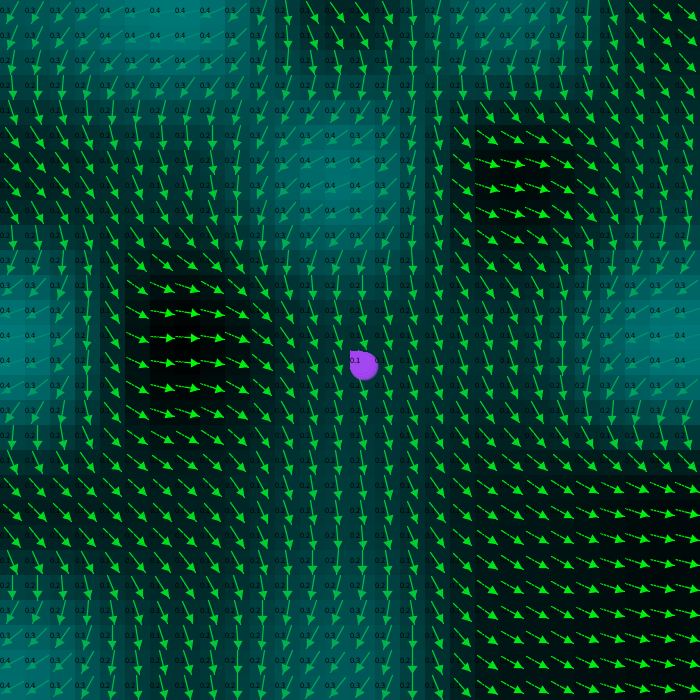
Frame 1 (no input)
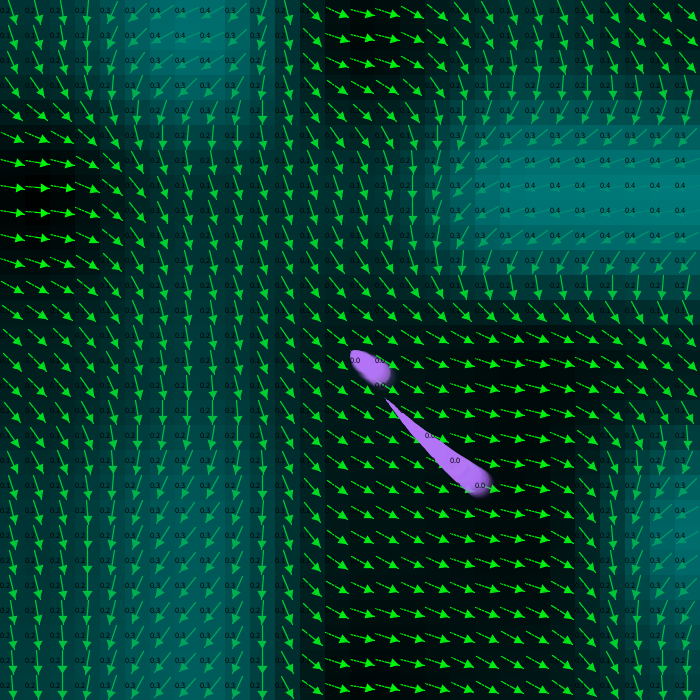
Frame 60 (the mouse pressed at the canvas centre just before this capture)
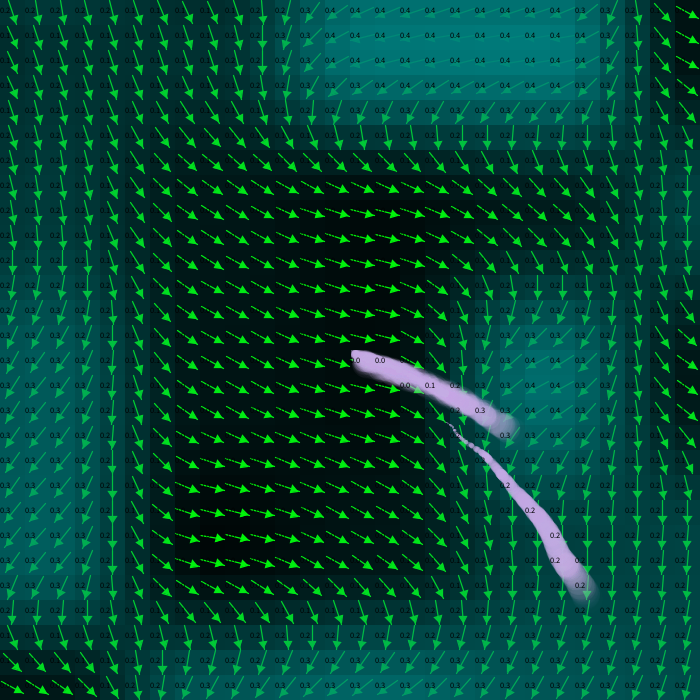
Frame 120 (the mouse held since frame 60 and released just before this capture)

The Processing sketch that drew these frames (run headless with seeded random() and noise(); from frame 60 on, the mouse is pressed at the canvas centre):

// Processing sketch: flowGrid
// ── flowGrid.pde
CampoFlusso f;

CampoFlussoUpdater generatoreNoise=new NOISE(1,1);
CampoFlussoDrawer disegnatoreVettori=new DISEGNATORE_VETTORI();
CampoFlussoDrawer disegnatoreColori=new DISEGNATORE_COLORI();
CampoFlussoDrawer disegnatoreRetino=new DISEGNATORE_RETINO();
CampoFlussoDrawer disegnatoreValori=new DISEGNATORE_VALORI();


int larg=700;
int alt=700;
int res/*risoluzioneElementoGriglia*/=25;

PGraphics canvasParticelle;

PennelloParticellare pennelloP;

void setup(){
  background(100);
  size(700,700);
  canvasParticelle=createGraphics(larg,alt);
  
  f=new CampoFlusso(larg,alt,res);
  f.updateGrid(generatoreNoise);
  
   pennelloP=new PennelloParticellare(1000,larg/2,alt/2,canvasParticelle,f);
  
}

void draw(){
  background(100);
  f.updateGrid(generatoreNoise);
  
  
  f.drawGrid(disegnatoreColori);
  //f.drawGrid(disegnatoreRetino);
  f.drawGrid(disegnatoreVettori);
  
  pennelloP.nextStep();
  pennelloP.draw();
  image(canvasParticelle,0,0);
  canvasParticelle.background(0,0,0,0);
  f.drawGrid(disegnatoreValori);
 
}

// ── flow.pde
public class CampoFlusso{
  /*dimensioni della matrice*/
  protected int larg;
  protected int alt;
  /*pixel dell'immagine*/
  protected int pixelLarg;
  protected int pixelAlt;
  /*pixel di ogni elemento*/
  protected int risoluzioneElemento;
  /*matrice di angoli di direzione*/
  protected float[][] a;
  /*matrice di forze*/
  //protected float[][] f;
  
  
   public CampoFlusso(int pixelLarg,int pixelAlt,int risoluzioneGriglia){
     this.pixelLarg=pixelLarg;
     this.pixelAlt=pixelAlt;
     alt=this.pixelAlt/risoluzioneGriglia;
     larg=this.pixelLarg/risoluzioneGriglia;
     this.risoluzioneElemento=risoluzioneGriglia;
     a=new float[larg][alt];
     //f=new float[larg][alt];
   }
  
 
   public PVector getForce(float x,float y){
     PVector f;
     int yy=(int)constrain(y/risoluzioneElemento,0,alt-1);
     int xx=(int)constrain(x/risoluzioneElemento,0,larg-1);
     float fa=map(a[xx][yy],0.0,1.0,0,TWO_PI);
     float fx=cos(fa);
     float fy=sin(fa);
        
     f=new PVector(fx,fy);
     //line(x,y,x+f.x*50,y+f.y*50);
     return f;
     
   }
  
  public float getVal(float x,float y){
     
     int yy=(int)constrain(y/risoluzioneElemento,0,alt-1);
     int xx=(int)constrain(x/risoluzioneElemento,0,larg-1);
     float fa=map(a[xx][yy],0.0,1.0,0,TWO_PI);
     
     return fa;
     
   }
  
  
  public void updateGrid(CampoFlussoUpdater u){
    //u.aggiorna(a,larg,alt);
    u.aggiorna(this);
  }
  
  
    public void drawGrid(CampoFlussoDrawer d){
      d.disegna(this);
  }

}



public interface CampoFlussoUpdater{
  public void aggiorna(CampoFlusso chiamante);
}

public interface CampoFlussoDrawer{
  public void disegna(CampoFlusso chiamante);
  
}


public class NOISE implements CampoFlussoUpdater{
  public float xoff=0.0;
  public float yoff=0.0;
  public float incXoff=0.1;
  public float incYoff=0.1;
  public float scale=0.15;
  protected float ottave;
protected float sfumatura;
  
  public NOISE(float ottave,float sfumatura){
    this.ottave=ottave;
    this.sfumatura=sfumatura;
    noiseDetail(int(ottave),sfumatura);
  }
  
  
  public void aggiorna(CampoFlusso chiamante){
    
    float[][] a=chiamante.a;
    int larg=chiamante.larg;
    int alt=chiamante.alt;
    for(int x=0;x<larg;x++){
      for(int y=0;y<alt;y++){
        a[x][y]=map(noise((x+xoff)*scale,(y+yoff)*scale)*100,0,100,0.0,1.0);
       
      }
       
    }
    
    xoff+=incXoff;//map(noise(xoff+incXoff)*scale,0.0,1.0,-incXoff,incXoff);
    yoff+=incYoff;//map(noise(yoff+incYoff)*scale,0.0,1.0,-incYoff,incYoff);
  }
}

public class DISEGNATORE_VALORI implements CampoFlussoDrawer{
  public void disegna(CampoFlusso chiamante){
    float[][] a=chiamante.a;
    int larg=chiamante.larg;
    int alt=chiamante.alt;
    int risoluzioneGriglia=chiamante.risoluzioneElemento;
    float w=((float)risoluzioneGriglia);
    float h=((float)risoluzioneGriglia);
    float x=0;
    float y=0;
    //int colore;
    fill(0);
    textSize(w/3);
    for(int xx=0;xx<larg;xx++){
      for(int yy=0;yy<alt;yy++){
       // colore=(int)map(a[r][c],0.0,TWO_PI,0,255);
        text((""+a[xx][yy]).substring(0,3), x, y+h/2);
        
        x+=w;  
      }
      y+=h;
      x=0;
    }
  
  }
}


public class DISEGNATORE_VETTORI implements CampoFlussoDrawer{
  
  public void disegna(CampoFlusso chiamante){
    float[][] a=chiamante.a;
    int larg=chiamante.larg;
    int alt=chiamante.alt;
    int risoluzioneGriglia=chiamante.risoluzioneElemento;
    float w=((float)risoluzioneGriglia)/2;
    float h=((float)risoluzioneGriglia)/2;
    float x=0;
    float y=0;
    int colore;
    strokeWeight(w/10);
      for(int r=0;r<larg;r++){
        for(int c=0;c<alt;c++){
        float fa=map(a[r][c],0.0,1.0,0.0,TWO_PI);
        float fx=cos(fa);
        float fy=sin(fa);
        
        colore=(int)map(a[r][c],0.0,1.0,0,255);
        //stroke(255-colore,255-colore,255-colore);
        stroke(0,255-colore,colore);
        fill(0,255-colore,colore);
        //if(a[r][c]>0 && a[r][c]<PI){
          //line(x+w-fx*w*3,y+h-fy*h*3,x+w+fx*w*3,y+h+fy*h*3);
        //}else{
         line(x+w-fx*w,y+h-fy*h,x+w+fx*w,y+h+fy*h);
       pushMatrix();
        translate(x+w, y+h);
       rotate(fa); 
        polygon(w/2, 0, w/3, 3);  // Triangle
       
        popMatrix();
        //}
        
        //rect(x+w+fx*w,y+h+fy*h,3,3);
        x+=w*2;  
        
      }
      y+=h*2;
      x=0;
    }
  }
  
  private void polygon(float x, float y, float radius, int npoints) {
  float angle = TWO_PI / npoints;
  beginShape();
  for (float a = 0; a < TWO_PI; a += angle) {
    float sx = x + cos(a) * radius;
    float sy = y + sin(a) * radius;
    vertex(sx, sy);
  }
  endShape(CLOSE);
}
}


public class DISEGNATORE_RETINO implements CampoFlussoDrawer{
  
  public void disegna(CampoFlusso chiamante){
    float[][] a=chiamante.a;
    int larg=chiamante.larg;
    int alt=chiamante.alt;
    int risoluzioneGriglia=chiamante.risoluzioneElemento;
  
    int w=risoluzioneGriglia;
    int h=risoluzioneGriglia;
    int x=0;
    int y=0;
    noStroke();
    int colore;
    float raggio;
    ellipseMode(RADIUS);  
    for(int r=0;r<larg;r++){
      for(int c=0;c<alt;c++){
        colore=(int)map(a[r][c],0.0,1.0,0,255);
        raggio=map(a[r][c],0.0,1.0,0,w)/2;
        fill(0,255-colore,255-colore);
        if(raggio>risoluzioneGriglia/5){
        ellipse(x+w/2,y+w/2,raggio,raggio);
        }else{
          ellipse(x,y,raggio/2,raggio/2);
          ellipse(x+w,y,raggio/2,raggio/2);
          ellipse(x,y+h,raggio/2,raggio/2);
          ellipse(x+w,y+h,raggio/2,raggio/2);
          ellipse(x+w/2,y+h/2,raggio/2,raggio/2);
        }
        x+=w;  
      }
      y+=h;
      x=0;
    }
  }
}



public class DISEGNATORE_COLORI implements CampoFlussoDrawer{
  
  public void disegna(CampoFlusso chiamante){
    float[][] a=chiamante.a;
    int larg=chiamante.larg;
    int alt=chiamante.alt;
    int risoluzioneGriglia=chiamante.risoluzioneElemento;
  
    int w=risoluzioneGriglia;
    int h=risoluzioneGriglia;
    int x=0;
    int y=0;
    noStroke();
    int colore;
    for(int r=0;r<larg;r++){
      for(int c=0;c<alt;c++){
      //float fx=cos(a[r][c]);
      //float fy=sin(a[r][c]);
      //line(x+(w)-fx*(w),y+(h)-fy*(h),x+(w)+fx*(w),y+(h)+fy*(h));
      colore=(int)map(a[r][c],0.0,1.0,0,255);
      fill(0,colore,colore);
      
      rect(x,y,w,h);
      x+=w;  
      
    }
    y+=h;
    x=0;
  }
  }
}

// ── pennello.pde
class PennelloParticellare {
  PVector pos;
  PGraphics canvas;
  ArrayList<Particella> punti=new ArrayList<Particella>();
  float noiseScale=0.001f;
  float h=random(0,255);
  float s=random(0,255);
  float b=random(0,255);
  float inc_h=random(0.01,0.5);
  float inc_s=random(0.01,0.5);
  float inc_b=random(0.01,0.5);
  PVector forceUser;
  CampoFlusso f;
  
  PennelloParticellare(int numParticelle,float x,float y,PGraphics offScreen,CampoFlusso f){
    this.f=f;
    pos=new PVector(x,y);
    forceUser=new PVector(0,0);
    canvas=offScreen;
    for(int i=0;i<numParticelle;i++){
      punti.add(new Particella(x,y,30,f));
    }
  }
  
  
  public void draw(){
    nextStep();
    canvas.beginDraw();
    //canvas.background(0,0,0,0);
    
    //forceUser.x=sin(mouseX);
    //forceUser.y=cos(mouseY);
    
    for(Particella p : punti){
        p.setColor(h,s,b);
        //p.addForce(forceUser);
        //canvas.tint(255,50);
        canvas.image(p.getSprite(),p.pos.x,p.pos.y); 
    }
    
    canvas.endDraw();
    //image(canvas,0,0);
  }
  
  protected void nextStep(){
    h+=inc_h;//noise(pos.x*noiseScale);
    s+=inc_s;//noise(pos.y*noiseScale);
    b+=inc_b;//noise(frameCount*zOff);
    
    if(h<0 || h > 255)inc_h*=-1;
    if(s<0 || s > 255)inc_s*=-1;
    if(b<0 || b > 255)inc_b*=-1;
    
    
    
    for(Particella p : punti){
      if(p.life>0){
        
        p.nextStep();
      }else{
        p.restart(pos.x,pos.y);
      }
    }    
  }
  
  

}


//////////////////////////////////////////////////



class Particella{
  
  PVector pos;
  PVector acc;
  PVector vel;
  float limitVel=random(0.5,1.5);
  float angoloSterzo=0;
  int size;
  PGraphics sprite;
  float noiseScale=0.002;
  float zOff;
  float h=random(0,255);
  float s=random(0,255);
  float b=random(0,255);
  float a=255;
  float xoff=0.0;
  float yoff=0.0;
  
  float life=1.0f;
  float dec_life=random(0.001,0.01);
  CampoFlusso f;
  
  Particella(float x,float y,int size,CampoFlusso f){
    this.f=f;
    pos=new PVector(x,y);
    acc=new PVector(0,0);
    vel=new PVector(0,0);
    zOff=random(0.009,0.09);
    this.size=size;
    sprite=createGraphics(size,size);
    sprite.colorMode(HSB);
    
    buildSprite();
    
  }
 
  public void setColor(float h,float s,float b){
   this.h=h;
   this.s=s;
   this.b=b;
  }

  protected void restart(float x,float y){
    this.pos.x=x;
    this.pos.y=y;
    life=1.0f;
    vel.mult(0);
    
  }
  private void buildSprite(){
    float m=map(vel.mag(),0.5,1.5,0.0,1.0);
    float fa=f.getVal(pos.x,pos.y);
    
    float r=sprite.width*m;
    a=100-(100*m);
    sprite.beginDraw();
    sprite.background(0,0,0,0);
    sprite.noStroke();
    //sprite.stroke(b,s,h,10-a);
    //sprite.noStroke();
    sprite.fill(h,s,b,a);
    
    sprite.pushMatrix();
    sprite.translate(r/2,r/2);
    //sprite.rect(-r/2,-r/2,r+life,r+life);
    sprite.ellipse(0,0,r,r);
    //sprite.line(0,0,(r/2)*sin(angoloSterzo),(r/2)*cos(angoloSterzo));
    //sprite.line(0,0,vel.x,vel.y);
    sprite.popMatrix();

    sprite.endDraw();
       
  }
  
  
  public void addForce(PVector f){
    acc.add(f);
  }
  
  public void nextStep(){
    PVector dir=f.getForce(pos.x,pos.y);
    dir.mult(limitVel);
    acc.add(dir);
    life-=dec_life;
    
    acc.normalize();
    vel.add(acc);
    vel.limit(limitVel);
    pos.add(vel);
    acc.mult(0);
    
    //pos.add(acc);
   // acc.mult(0);
    
  }
  
  public PGraphics getSprite(){
    
    buildSprite();
    
    return sprite;
  }
  
  

}
